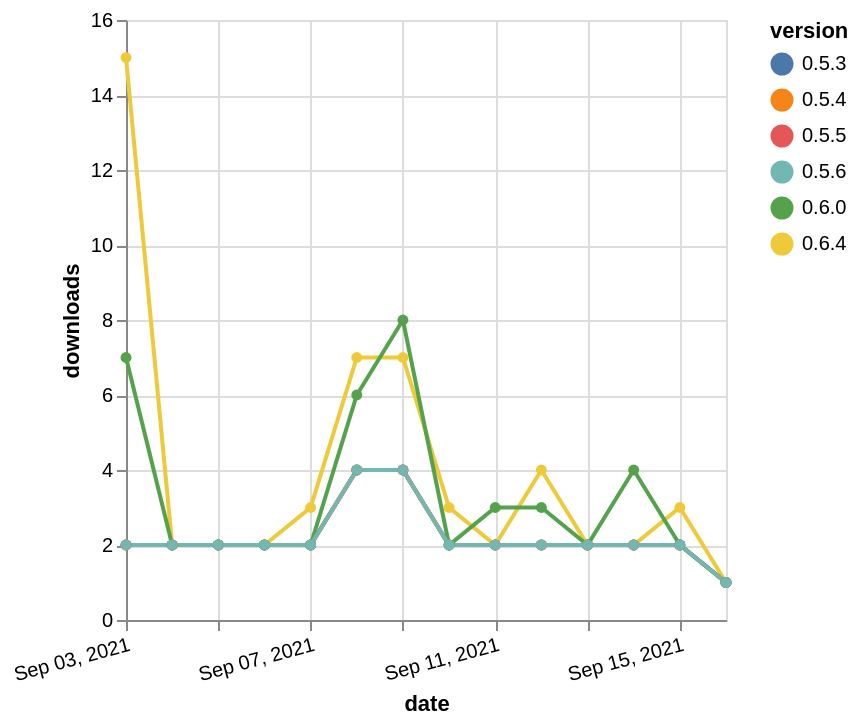

Here is the Vega-Lite specification saved for this chart:
### Vega-Lite specification from a JSON file in a GitHub repository (floating-point values rounded to 4 significant figures)
{"$schema": "https://vega.github.io/schema/vega-lite/v5.json", "description": "A simple bar chart with embedded data.", "data": {"values": [{"date": "2021-09-03", "total": 203, "delta": 15, "version": "0.6.4"}, {"date": "2021-09-04", "total": 205, "delta": 2, "version": "0.6.4"}, {"date": "2021-09-05", "total": 207, "delta": 2, "version": "0.6.4"}, {"date": "2021-09-06", "total": 209, "delta": 2, "version": "0.6.4"}, {"date": "2021-09-07", "total": 212, "delta": 3, "version": "0.6.4"}, {"date": "2021-09-08", "total": 219, "delta": 7, "version": "0.6.4"}, {"date": "2021-09-09", "total": 226, "delta": 7, "version": "0.6.4"}, {"date": "2021-09-10", "total": 229, "delta": 3, "version": "0.6.4"}, {"date": "2021-09-11", "total": 231, "delta": 2, "version": "0.6.4"}, {"date": "2021-09-12", "total": 235, "delta": 4, "version": "0.6.4"}, {"date": "2021-09-13", "total": 237, "delta": 2, "version": "0.6.4"}, {"date": "2021-09-14", "total": 239, "delta": 2, "version": "0.6.4"}, {"date": "2021-09-15", "total": 242, "delta": 3, "version": "0.6.4"}, {"date": "2021-09-16", "total": 243, "delta": 1, "version": "0.6.4"}, {"date": "2021-09-03", "total": 2481, "delta": 2, "version": "0.5.3"}, {"date": "2021-09-04", "total": 2483, "delta": 2, "version": "0.5.3"}, {"date": "2021-09-05", "total": 2485, "delta": 2, "version": "0.5.3"}, {"date": "2021-09-06", "total": 2487, "delta": 2, "version": "0.5.3"}, {"date": "2021-09-07", "total": 2489, "delta": 2, "version": "0.5.3"}, {"date": "2021-09-08", "total": 2493, "delta": 4, "version": "0.5.3"}, {"date": "2021-09-09", "total": 2497, "delta": 4, "version": "0.5.3"}, {"date": "2021-09-10", "total": 2499, "delta": 2, "version": "0.5.3"}, {"date": "2021-09-11", "total": 2501, "delta": 2, "version": "0.5.3"}, {"date": "2021-09-12", "total": 2503, "delta": 2, "version": "0.5.3"}, {"date": "2021-09-13", "total": 2505, "delta": 2, "version": "0.5.3"}, {"date": "2021-09-14", "total": 2507, "delta": 2, "version": "0.5.3"}, {"date": "2021-09-15", "total": 2509, "delta": 2, "version": "0.5.3"}, {"date": "2021-09-16", "total": 2510, "delta": 1, "version": "0.5.3"}, {"date": "2021-09-03", "total": 2109, "delta": 2, "version": "0.5.5"}, {"date": "2021-09-04", "total": 2111, "delta": 2, "version": "0.5.5"}, {"date": "2021-09-05", "total": 2113, "delta": 2, "version": "0.5.5"}, {"date": "2021-09-06", "total": 2115, "delta": 2, "version": "0.5.5"}, {"date": "2021-09-07", "total": 2117, "delta": 2, "version": "0.5.5"}, {"date": "2021-09-08", "total": 2121, "delta": 4, "version": "0.5.5"}, {"date": "2021-09-09", "total": 2125, "delta": 4, "version": "0.5.5"}, {"date": "2021-09-10", "total": 2127, "delta": 2, "version": "0.5.5"}, {"date": "2021-09-11", "total": 2129, "delta": 2, "version": "0.5.5"}, {"date": "2021-09-12", "total": 2131, "delta": 2, "version": "0.5.5"}, {"date": "2021-09-13", "total": 2133, "delta": 2, "version": "0.5.5"}, {"date": "2021-09-14", "total": 2135, "delta": 2, "version": "0.5.5"}, {"date": "2021-09-15", "total": 2137, "delta": 2, "version": "0.5.5"}, {"date": "2021-09-16", "total": 2138, "delta": 1, "version": "0.5.5"}, {"date": "2021-09-03", "total": 2274, "delta": 2, "version": "0.5.4"}, {"date": "2021-09-04", "total": 2276, "delta": 2, "version": "0.5.4"}, {"date": "2021-09-05", "total": 2278, "delta": 2, "version": "0.5.4"}, {"date": "2021-09-06", "total": 2280, "delta": 2, "version": "0.5.4"}, {"date": "2021-09-07", "total": 2282, "delta": 2, "version": "0.5.4"}, {"date": "2021-09-08", "total": 2286, "delta": 4, "version": "0.5.4"}, {"date": "2021-09-09", "total": 2290, "delta": 4, "version": "0.5.4"}, {"date": "2021-09-10", "total": 2292, "delta": 2, "version": "0.5.4"}, {"date": "2021-09-11", "total": 2294, "delta": 2, "version": "0.5.4"}, {"date": "2021-09-12", "total": 2296, "delta": 2, "version": "0.5.4"}, {"date": "2021-09-13", "total": 2298, "delta": 2, "version": "0.5.4"}, {"date": "2021-09-14", "total": 2300, "delta": 2, "version": "0.5.4"}, {"date": "2021-09-15", "total": 2302, "delta": 2, "version": "0.5.4"}, {"date": "2021-09-16", "total": 2303, "delta": 1, "version": "0.5.4"}, {"date": "2021-09-03", "total": 1889, "delta": 7, "version": "0.6.0"}, {"date": "2021-09-04", "total": 1891, "delta": 2, "version": "0.6.0"}, {"date": "2021-09-05", "total": 1893, "delta": 2, "version": "0.6.0"}, {"date": "2021-09-06", "total": 1895, "delta": 2, "version": "0.6.0"}, {"date": "2021-09-07", "total": 1897, "delta": 2, "version": "0.6.0"}, {"date": "2021-09-08", "total": 1903, "delta": 6, "version": "0.6.0"}, {"date": "2021-09-09", "total": 1911, "delta": 8, "version": "0.6.0"}, {"date": "2021-09-10", "total": 1913, "delta": 2, "version": "0.6.0"}, {"date": "2021-09-11", "total": 1916, "delta": 3, "version": "0.6.0"}, {"date": "2021-09-12", "total": 1919, "delta": 3, "version": "0.6.0"}, {"date": "2021-09-13", "total": 1921, "delta": 2, "version": "0.6.0"}, {"date": "2021-09-14", "total": 1925, "delta": 4, "version": "0.6.0"}, {"date": "2021-09-15", "total": 1927, "delta": 2, "version": "0.6.0"}, {"date": "2021-09-16", "total": 1928, "delta": 1, "version": "0.6.0"}, {"date": "2021-09-03", "total": 1435, "delta": 2, "version": "0.5.6"}, {"date": "2021-09-04", "total": 1437, "delta": 2, "version": "0.5.6"}, {"date": "2021-09-05", "total": 1439, "delta": 2, "version": "0.5.6"}, {"date": "2021-09-06", "total": 1441, "delta": 2, "version": "0.5.6"}, {"date": "2021-09-07", "total": 1443, "delta": 2, "version": "0.5.6"}, {"date": "2021-09-08", "total": 1447, "delta": 4, "version": "0.5.6"}, {"date": "2021-09-09", "total": 1451, "delta": 4, "version": "0.5.6"}, {"date": "2021-09-10", "total": 1453, "delta": 2, "version": "0.5.6"}, {"date": "2021-09-11", "total": 1455, "delta": 2, "version": "0.5.6"}, {"date": "2021-09-12", "total": 1457, "delta": 2, "version": "0.5.6"}, {"date": "2021-09-13", "total": 1459, "delta": 2, "version": "0.5.6"}, {"date": "2021-09-14", "total": 1461, "delta": 2, "version": "0.5.6"}, {"date": "2021-09-15", "total": 1463, "delta": 2, "version": "0.5.6"}, {"date": "2021-09-16", "total": 1464, "delta": 1, "version": "0.5.6"}]}, "width": "container", "mark": {"type": "line", "point": {"filled": true}}, "encoding": {"x": {"field": "date", "type": "temporal", "timeUnit": "yearmonthdate", "title": "date", "axis": {"labelAngle": -15}}, "y": {"field": "delta", "type": "quantitative", "title": "downloads"}, "color": {"field": "version", "type": "nominal"}, "tooltip": {"field": "delta"}}}
